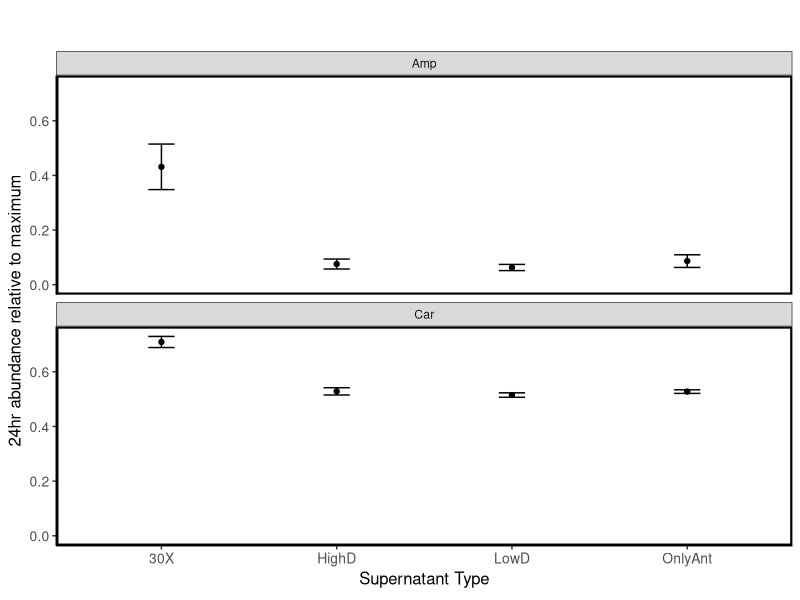
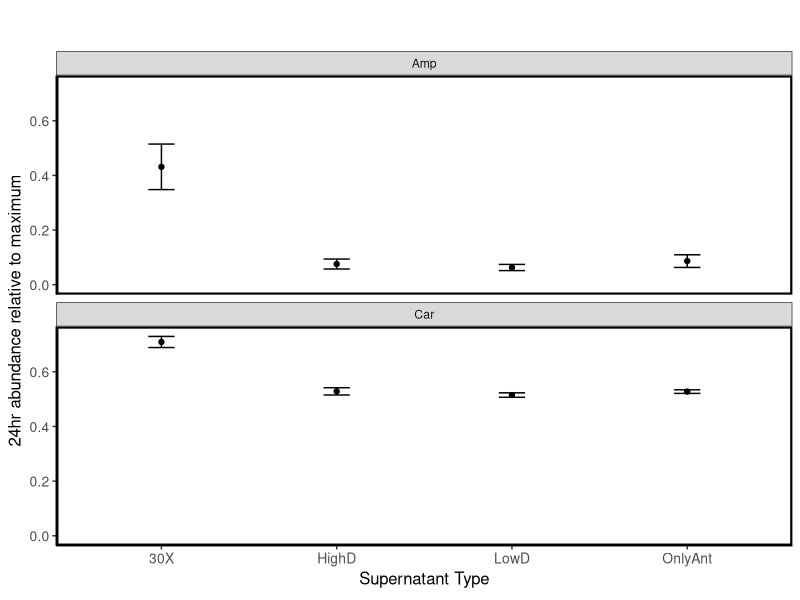

Write R code to recreate these figures, in order.
# Analisys on experimental data to assess cross-protective interactions via culturing the Lp species 
#in Ca's supernatant in the presence of antibiotics.

library(reshape)
library(stringr)
library(dplyr)
library(plotrix)
library(ggplot2)

#OD BACKGROUND OF MEDIA WITH AND WITHOUT ANTIBIOTICS
Day2Background <- read.table ('Day2_NoCells_AntibioticBackground.dat', header=F, sep = "\t", dec = ".")
Day2Background <- Day2Background[,2:13] 
#Columns 1-3 are for media + 16X antibiotic concentration. This one actually comes 50% from fresh media with antibiotics + 50% of media that spent the last 24hr at 30C, as in supernatant experiment 
#Columns 4-6 are for media + 1X antibiotic concentration. 100% fresh media with antibiotics, since I had not enough volume to mix it with media from the previous day controls (which I used to add cells to).
#Columns 7-9 are for a 1/8 dilution of the media in columns 4-6.
#Columns 10-12 are for Base Medium background (no antibiotics, no cells).
colnames(Day2Background) <- c('16Xa', '16Xb','16Xc','1Xa','1Xb','1Xc','1_8Xb','1_8Xb','1_8c','BMa','BMb', 'BMc')
rownames(Day2Background) <- c('Ery', 'Chl', 'Gen', 'Amp', 'Kan', 'Car', 'Tet', 'Cip')

Day2Background[,13] <-rowMeans(Day2Background[,1:3],na.rm=TRUE)  
Day2Background[,14] <-rowMeans(Day2Background[,4:6],na.rm=TRUE)  
Day2Background[,15] <-rowMeans(Day2Background[,7:9],na.rm=TRUE)  
Day2Background[,16] <-rowMeans(Day2Background[,10:12],na.rm=TRUE)  
colnames(Day2Background)[13:16] <- c('Bg16X','Bg1X','Bg1_8X','BgBM')
BMbackground<-mean(Day2Background[,16])

#From the output .csv in Fig. S12, measure the final OD of Ca in the absence of interactions and antibiotics
LpEco <- read.csv('LpEco.csv')
LpK = LpEco[11:13]# Carrying capacity as OD in absence of antibiotics
LpK[7:12,1] = LpK[1:6,2]
LpK[13:18,1] = LpK[1:6,3]
LpK = LpK[,-(2:3)]
LpMeanK = mean(LpK)
LpErrK = sd(LpK)/sqrt(18)


#OD Lp cells in 1X antibiotics, Ca Supernatant
Day2Lp_1X_in_CaS <- read.table ('Day2_Lp_in_1over8_CaSupernatant.dat', header=F, sep = "\t", dec = ".")
colnames(Day2Lp_1X_in_CaS) <- c('Antibiotic','30X_1', '30X_2','30X_3','HighD_1','HighD_2','HighD_3','LowD_1','LowD_2','LowD_3','OnlyAnt_1','OnlyAnt_2', 'OnlyAnt_3')
Day2Lp_1X_in_CaS[1] <- c('NaN', 'NaN', 'NaN', 'Amp', 'NaN', 'Car', 'NaN', 'NaN')
#Subtract background OD for each antibiotic
for (i in 2:13){
  Day2Lp_1X_in_CaS[i] <- Day2Lp_1X_in_CaS[i] - Day2Background[14]
}

Lp_1X_in_CaS <-  as.data.frame( melt(Day2Lp_1X_in_CaS,  id.vars=c('Antibiotic'),  value.name="OD")) #formatting
#add replicate indexing
Lp_1X_in_CaS[,4] <- substr(Lp_1X_in_CaS[,2], nchar(as.character(Lp_1X_in_CaS[,2])),nchar(as.character(Lp_1X_in_CaS[,2])))
#remove replicate indexing from column 2
Lp_1X_in_CaS[,2] <- substr(Lp_1X_in_CaS[,2], 1,nchar(as.character(Lp_1X_in_CaS[,2]))-2)
colnames(Lp_1X_in_CaS) <- c('Antibiotic','Supernatant', 'OD', 'Replicate')

#Lp cells in 1X Ca supernatant
#Mean and StError for each Antibiotic&Supernatant condition
AntibClass <- unlist(Lp_1X_in_CaS[1] %>% unique)  # unique is creating a list, but we need a vector, so we also use unlist()
SupernClass <- unlist(dplyr::distinct(Lp_1X_in_CaS[2])) #alternative way of getting unique values
Stats1XLp_in_Ca <- data.frame(Antibiotic = c('Chl','Chl'),Supernatant=c('HighD','LowD'), MeanOD=c(0.1,0.5),StErrOD=c(0.01,0.02))
replicates <- 3  
for (anti in 1:length(AntibClass)){
  for (super in 1:length(SupernClass)){
    Stats1XLp_in_Ca[super+(anti-1)*length(SupernClass),1] <- AntibClass[anti]
    Stats1XLp_in_Ca[super+(anti-1)*length(SupernClass),2] <- SupernClass[super]
    Stats1XLp_in_Ca[super+(anti-1)*length(SupernClass),3] <- mean(Lp_1X_in_CaS[Lp_1X_in_CaS[,1]== AntibClass[anti] & Lp_1X_in_CaS[,2]== SupernClass[super],3])
    Stats1XLp_in_Ca[super+(anti-1)*length(SupernClass),4] <-   sd(Lp_1X_in_CaS[Lp_1X_in_CaS[,1]== AntibClass[anti] & Lp_1X_in_CaS[,2]== SupernClass[super],3])/sqrt(replicates)
  }
} 


#Plot
Plot1XLp <- ggplot(subset(Stats1XLp_in_Ca, Antibiotic != 'NaN'), aes(x= Supernatant, y= MeanOD/LpMeanK, group= Supernatant))
background <- theme_bw() + theme ( panel.grid.minor=element_blank(), panel.grid.major=element_blank(), axis.line= element_line(colour="black"), panel.border = element_rect (colour="black", size=1.5), axis.text=element_text(size=10), axis.title=element_text(size=12), title=element_text(size=22))
titulos<- labs(title="", x=expression(paste("Supernatant Type")), y=expression(paste("24hr abundance relative to maximum")))
escalaY <- scale_y_continuous(breaks = pretty(Stats1XLp_in_Ca$MeanOD/LpMeanK, n = 3), limits = c(0, NA))
couleur <- scale_colour_manual(values = c( 'gray'))
puntos <- geom_point()
barras <- geom_errorbar(aes(ymin= (MeanOD-StErrOD)/LpMeanK, ymax= (MeanOD+StErrOD)/LpMeanK, width=.15))
paneles <- facet_wrap(~ Antibiotic,  ncol=1)
plotii = Plot1XLp + background  + titulos + couleur + paneles + puntos + barras + escalaY
plotii

pdf("F_S13G.pdf", width=2.5, height=3)
print(plotii)
dev.off()
